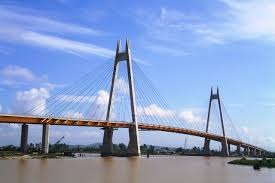
#> input picture Chapter_02/bridge1.jpg, 275 x 183 px
$ jupyter execute C22.ipynb
#> lines starting #> are read from the running program, lines starting #| are printed output that depends on the picture; after the words box and inside, x2 and y2 are one past the last pixel; in counts of white or black regions, pixels touching at a corner belong together
[cell 1]
import cv2
import numpy as np
import matplotlib.pyplot as plt

from skimage import filters
from skimage import feature

[cell 2]
img = np.array(cv2.imread("bridge1.jpg", cv2.IMREAD_GRAYSCALE))
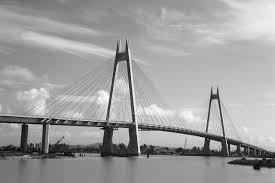
#> img: shape (183, 275); min 0, max 255, mean 158.6
imgd = cv2.normalize(img.astype("float"), None, 0.0, 1.0, cv2.NORM_MINMAX)

# sobel
sobel = (filters.sobel(imgd))
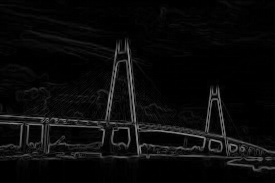
#> sobel: shape (183, 275) float64; min 0, max 0.555, mean 0.0424

# canny
canny = feature.canny(imgd)
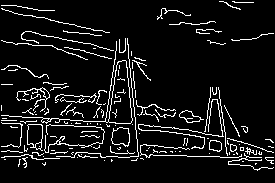
#> canny: shape (183, 275) bool; 8.2% white in thin lines or dots

# prewitt
prewitt = filters.prewitt(imgd)

# roberts
roberts = filters.roberts(imgd)
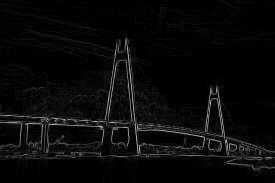
#> roberts: shape (183, 275) float64; min 0, max 0.726, mean 0.0397


fig, axes= plt.subplots(2, 2, figsize=(10, 8))
axes[0,0].imshow(sobel, cmap='gray')
axes[0,0].set_title('sobel filter')

axes[0,1].imshow(canny, cmap='gray')
axes[0,1].set_title('canny filter')

axes[1,0].imshow(prewitt, cmap='gray')
axes[1,0].set_title('prewitt filter')

axes[1,1].imshow(roberts, cmap='gray')
axes[1,1].set_title('roberts filter')

for ax in axes.ravel():
    ax.set_xticks([])
    ax.set_yticks([])

cv2.waitKey(0)
cv2.destroyAllWindows()

$ run again, with Chapter_02/beach.jpg copied over Chapter_02/bridge1.jpg
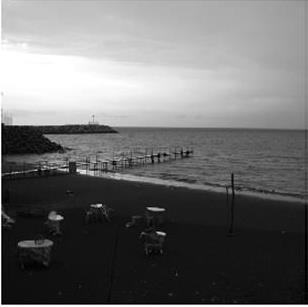
#> input picture Chapter_02/beach.jpg, 308 x 307 px
#> img is the input picture: shape (307, 308); min 0, max 255, mean 110.5
#> `canny = feature.canny(imgd)`:
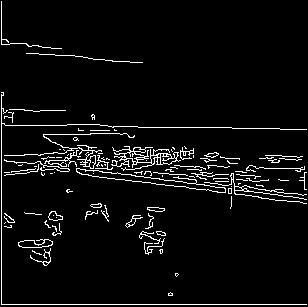
#> canny: shape (307, 308) bool; 4.9% white in thin lines or dots
#> `[cell 2] img = np.array(cv2.imread("bridge1.jpg", cv2.IMREAD_GRAYSCALE..`:
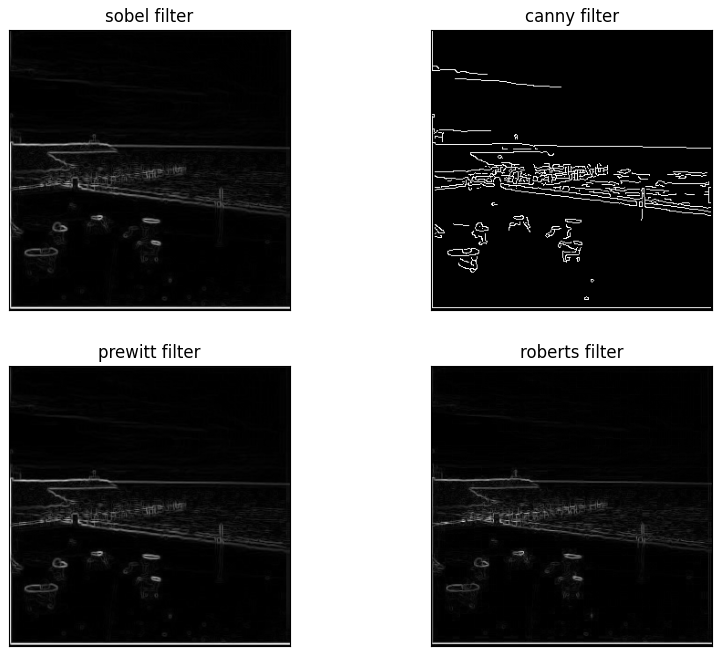
#> figure drawn by matplotlib, 4 panels

$ run again, with Chapter_02/flower.jpg copied over Chapter_02/bridge1.jpg
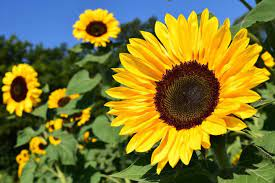
#> input picture Chapter_02/flower.jpg, 275 x 183 px
#> `canny = feature.canny(imgd)`:
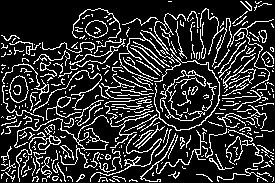
#> canny: shape (183, 275) bool; 18.4% white in thin lines or dots
#> `roberts = filters.roberts(imgd)`:
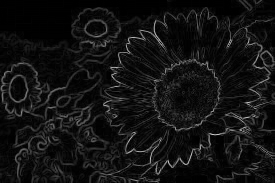
#> roberts: shape (183, 275) float64; min 0, max 0.786, mean 0.0733
